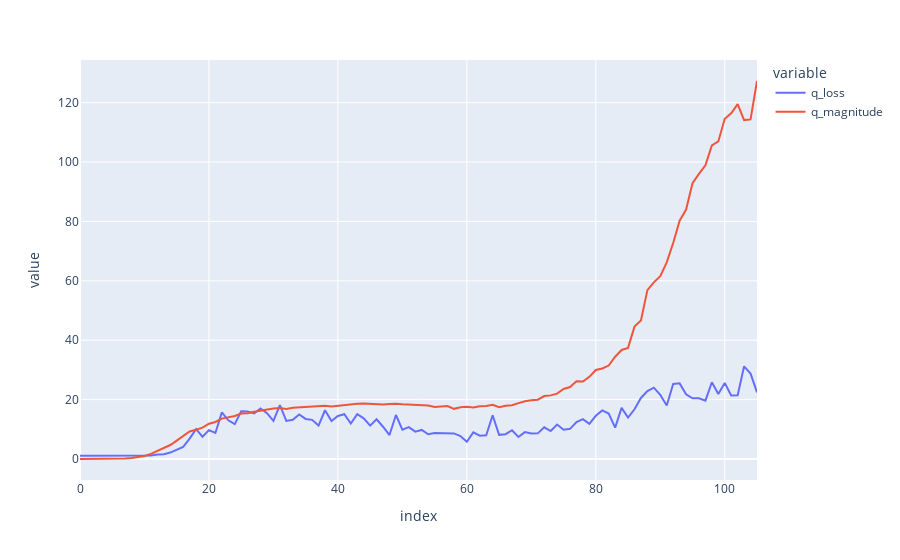

The notebook cell saved with this chart:
### Markdown cell above
### Get the metrics for out train - notice that all the metrics are also stored under ./tensorboard dir

### Code cell
metric_df = agent_c.get_train_metrics()
metric_df.plot(backend='plotly')
